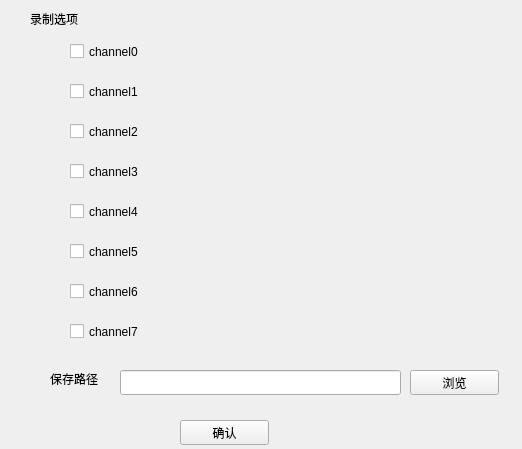
<?xml version="1.0" encoding="UTF-8"?>
<ui version="4.0">
 <class>RecordConfig</class>
 <widget class="QWidget" name="RecordConfig">
  <property name="geometry">
   <rect>
    <x>0</x>
    <y>0</y>
    <width>522</width>
    <height>449</height>
   </rect>
  </property>
  <property name="windowTitle">
   <string>Form</string>
  </property>
  <widget class="QCheckBox" name="checkBox">
   <property name="geometry">
    <rect>
     <x>70</x>
     <y>40</y>
     <width>92</width>
     <height>23</height>
    </rect>
   </property>
   <property name="text">
    <string>channel0</string>
   </property>
  </widget>
  <widget class="QCheckBox" name="checkBox_2">
   <property name="geometry">
    <rect>
     <x>70</x>
     <y>80</y>
     <width>92</width>
     <height>23</height>
    </rect>
   </property>
   <property name="text">
    <string>channel1</string>
   </property>
  </widget>
  <widget class="QCheckBox" name="checkBox_3">
   <property name="geometry">
    <rect>
     <x>70</x>
     <y>120</y>
     <width>92</width>
     <height>23</height>
    </rect>
   </property>
   <property name="text">
    <string>channel2</string>
   </property>
  </widget>
  <widget class="QCheckBox" name="checkBox_4">
   <property name="geometry">
    <rect>
     <x>70</x>
     <y>160</y>
     <width>92</width>
     <height>23</height>
    </rect>
   </property>
   <property name="text">
    <string>channel3</string>
   </property>
  </widget>
  <widget class="QCheckBox" name="checkBox_5">
   <property name="geometry">
    <rect>
     <x>70</x>
     <y>200</y>
     <width>92</width>
     <height>23</height>
    </rect>
   </property>
   <property name="text">
    <string>channel4</string>
   </property>
  </widget>
  <widget class="QCheckBox" name="checkBox_6">
   <property name="geometry">
    <rect>
     <x>70</x>
     <y>240</y>
     <width>92</width>
     <height>23</height>
    </rect>
   </property>
   <property name="text">
    <string>channel5</string>
   </property>
  </widget>
  <widget class="QCheckBox" name="checkBox_7">
   <property name="geometry">
    <rect>
     <x>70</x>
     <y>280</y>
     <width>92</width>
     <height>23</height>
    </rect>
   </property>
   <property name="text">
    <string>channel6</string>
   </property>
  </widget>
  <widget class="QCheckBox" name="checkBox_8">
   <property name="geometry">
    <rect>
     <x>70</x>
     <y>320</y>
     <width>92</width>
     <height>23</height>
    </rect>
   </property>
   <property name="text">
    <string>channel7</string>
   </property>
  </widget>
  <widget class="QPushButton" name="pushButton">
   <property name="geometry">
    <rect>
     <x>180</x>
     <y>420</y>
     <width>89</width>
     <height>25</height>
    </rect>
   </property>
   <property name="text">
    <string>确认</string>
   </property>
  </widget>
  <widget class="QLabel" name="label">
   <property name="geometry">
    <rect>
     <x>30</x>
     <y>10</y>
     <width>67</width>
     <height>17</height>
    </rect>
   </property>
   <property name="text">
    <string>录制选项</string>
   </property>
  </widget>
  <widget class="QLabel" name="label_2">
   <property name="geometry">
    <rect>
     <x>50</x>
     <y>370</y>
     <width>67</width>
     <height>17</height>
    </rect>
   </property>
   <property name="text">
    <string>保存路径</string>
   </property>
  </widget>
  <widget class="QLineEdit" name="lineEditSaveile">
   <property name="geometry">
    <rect>
     <x>120</x>
     <y>370</y>
     <width>281</width>
     <height>25</height>
    </rect>
   </property>
  </widget>
  <widget class="QPushButton" name="btSelFile">
   <property name="geometry">
    <rect>
     <x>410</x>
     <y>370</y>
     <width>89</width>
     <height>25</height>
    </rect>
   </property>
   <property name="text">
    <string>浏览</string>
   </property>
  </widget>
 </widget>
 <resources/>
 <connections/>
</ui>
